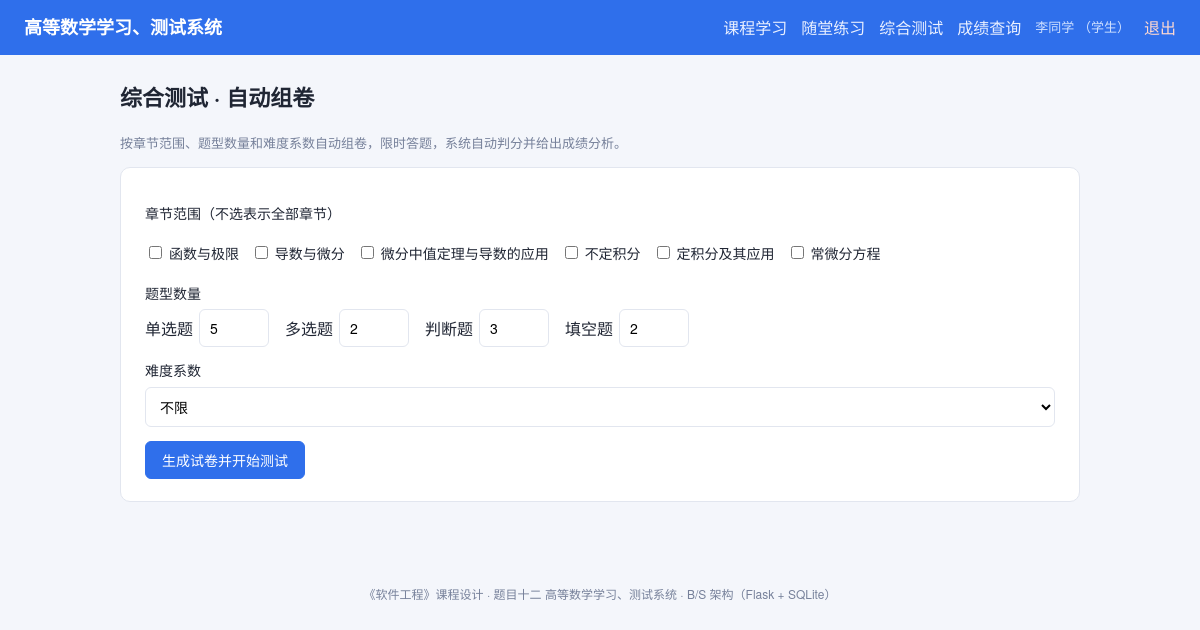
Page /test (signed in) on the committed database.
### tables this page shows
CREATE TABLE user (
    id            INTEGER PRIMARY KEY AUTOINCREMENT,
    username      TEXT UNIQUE NOT NULL,
    password_hash TEXT NOT NULL,
    role          TEXT NOT NULL DEFAULT 'student',   -- student / teacher / admin
    real_name     TEXT,
    created_at    TEXT DEFAULT (datetime('now','localtime'))
);

CREATE TABLE chapter (
    id         INTEGER PRIMARY KEY AUTOINCREMENT,
    name       TEXT NOT NULL,
    sort_order INTEGER DEFAULT 0
);

### app.py (the view)
    @app.route("/test")
    @login_required
    def test_form():
        db = get_db()
        chapters = db.execute("SELECT * FROM chapter ORDER BY sort_order").fetchall()
        return render_template("test_form.html", chapters=chapters)

### app.py (called while the page is built)
def current_user():
    if "user_id" not in session:
        return None
    if getattr(g, "_current_user", None) is None:
        row = get_db().execute(
            "SELECT * FROM user WHERE id=?", (session["user_id"],)
        ).fetchone()
        g._current_user = row
    return g._current_user

def login_required(view):
    @wraps(view)
    def wrapped(*args, **kwargs):
        if current_user() is None:
            flash("请先登录", "warning")
            return redirect(url_for("login"))
        return view(*args, **kwargs)
    return wrapped

### db.py (called while the page is built)
def get_db():
    if "db" not in g:
        g.db = sqlite3.connect(current_app.config["DATABASE"])
        g.db.row_factory = sqlite3.Row
        g.db.execute("PRAGMA foreign_keys = ON")
    return g.db

### templates/test_form.html (shortened to what this page needs)
{% extends "base.html" %}
{% block content %}
<h2>综合测试 · 自动组卷</h2>
<p class="muted">按章节范围、题型数量和难度系数自动组卷，限时答题，系统自动判分并给出成绩分析。</p>
<form class="form-box wide" method="post" action="{{ url_for('test_create') }}">
  <label>章节范围（不选表示全部章节）</label>
  <div class="checkbox-group">
    {% for c in chapters %}
      <label class="inline-check"><input type="checkbox" name="chapters" value="{{ c['id'] }}"> {{ c['name'] }}</label>
    {% endfor %}
  </div>
  <label>题型数量</label>
  <div class="range-grid">
    <div><span>单选题</span><input type="number" name="n_single" value="5" min="0" max="20"></div>
    <div><span>多选题</span><input type="number" name="n_multi" value="2" min="0" max="20"></div>
    <div><span>判断题</span><input type="number" name="n_judge" value="3" min="0" max="20"></div>
    <div><span>填空题</span><input type="number" name="n_fill" value="2" min="0" max="20"></div>
  </div>
  <label>难度系数</label>
  <select name="difficulty">
    <option value="0">不限</option>
  </select>
  <button type="submit" class="btn primary">生成试卷并开始测试</button>
</form>
{% endblock %}

### templates/base.html (shortened to what this page needs)
<!DOCTYPE html>
<html lang="zh-CN">
<head>
  <link rel="stylesheet" href="{{ url_for('static', filename='style.css') }}">
</head>
<body>
<header class="topbar">
  <div class="brand"><a href="{{ url_for('index') }}">高等数学学习、测试系统</a></div>
  <nav class="nav">
    {% if current_user %}
      <a href="{{ url_for('learning') }}">课程学习</a>
      <a href="{{ url_for('practice') }}">随堂练习</a>
      <a href="{{ url_for('test_form') }}">综合测试</a>
      <a href="{{ url_for('scores') }}">成绩查询</a>
      <span class="user-info">{{ current_user['real_name'] or current_user['username'] }}
        （{% if current_user['role']=='admin' %}管理员{% elif current_user['role']=='teacher' %}教师{% else %}学生{% endif %}）
      </span>
      <a class="logout" href="{{ url_for('logout') }}">退出</a>
    {% else %}
      <a href="{{ url_for('login') }}">登录</a>
      <a href="{{ url_for('register') }}">注册</a>
    {% endif %}
  </nav>
</header>
<main class="container">
  {% block content %}{% endblock %}
</main>
<footer class="footer">
  《软件工程》课程设计 · 题目十二 高等数学学习、测试系统 · B/S 架构（Flask + SQLite）
</footer>
</body>
</html>

### static/style.css (style rules this page uses)
:root { --primary: #2f6feb; --primary-dark: #1f56c4; --bg: #f4f6fb; --card: #ffffff; --border: #e2e6ef; --text: #202634; --muted: #76809a; --green: #1a9e6a; --red: #d8452f; }
* { box-sizing: border-box; }
body { margin: 0; font-family: "Microsoft YaHei", "PingFang SC", "Helvetica Neue", Arial, sans-serif; background: var(--bg); color: var(--text); line-height: 1.7; }
a { color: var(--primary); text-decoration: none; }
.topbar { display: flex; align-items: center; justify-content: space-between; flex-wrap: wrap; gap: 8px; padding: 12px 24px; background: var(--primary); color: #fff; }
.topbar .brand a { color: #fff; font-size: 18px; font-weight: 700; }
.nav { display: flex; align-items: center; flex-wrap: wrap; gap: 14px; }
.nav a { color: #eaf0ff; }
.nav .user-info { color: #cfe0ff; font-size: 13px; }
.nav .logout { color: #ffd9d0; }
.container { max-width: 1000px; margin: 24px auto; padding: 0 20px 40px; }
h2 { font-size: 22px; margin: 8px 0 16px; }
.muted { color: var(--muted); font-size: 13px; }
.form-box { background: var(--card); border: 1px solid var(--border); border-radius: 10px; padding: 22px 24px; max-width: 420px; margin: 0 auto; }
.form-box.wide { max-width: 100%; margin: 0; }
.form-box label { display: block; margin: 12px 0 4px; font-size: 14px; }
.form-box input[type=text], .form-box input[type=password], .form-box input[type=number], .form-box select, .form-box textarea { width: 100%; padding: 8px 10px; border: 1px solid var(--border); border-radius: 6px; font-size: 14px; font-family: inherit; background: #fff; }
.checkbox-group { display: flex; flex-wrap: wrap; gap: 12px; }
.inline-check { display: inline-flex; align-items: center; gap: 4px; margin: 0; }
.range-grid { display: flex; flex-wrap: wrap; gap: 16px; }
.range-grid div { display: flex; align-items: center; gap: 6px; }
.range-grid input { width: 70px !important; }
.btn { display: inline-block; padding: 8px 16px; border-radius: 6px; border: 1px solid var(--border); background: #fff; color: var(--text); cursor: pointer; font-size: 14px; margin-top: 14px; }
.btn.primary { background: var(--primary); border-color: var(--primary); color: #fff; }
.footer { text-align: center; color: var(--muted); font-size: 12px; padding: 18px; }

### rows in the picture
user: real_name "李同学"
chapter: name "函数与极限"
chapter: name "导数与微分"
chapter: name "微分中值定理与导数的应用"
chapter: name "不定积分"
chapter: name "定积分及其应用"
chapter: name "常微分方程"
